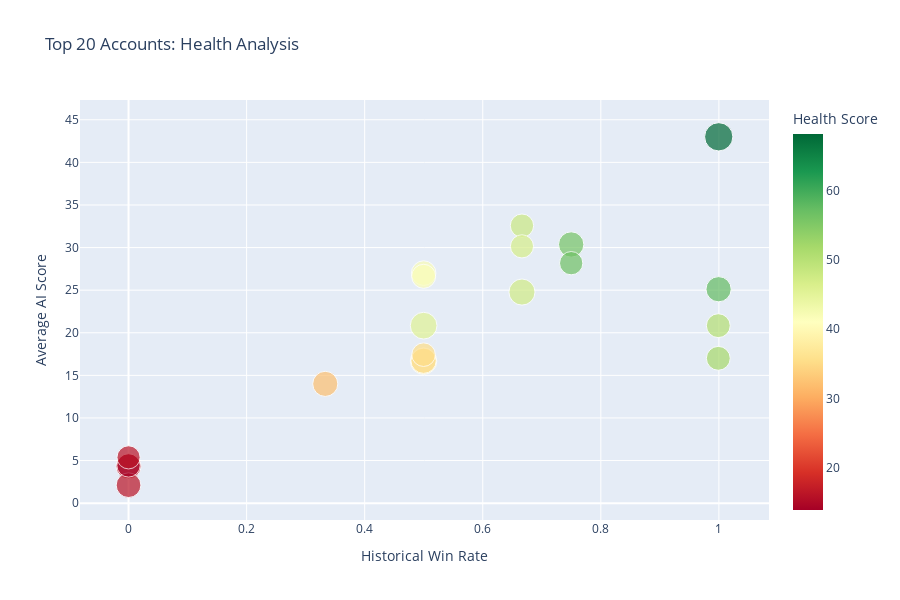

Notebook cell for this chart:
### Markdown cell above
## 6. AI-Generated Account Intelligence

### Code cell
# Account-level analysis
account_summary = all_opps.groupby(['AccountId', 'AccountName']).agg({
    'Amount': ['sum', 'count'],
    'AIScore': 'mean',
    'IsWon': lambda x: (x == True).sum(),
    'IsClosed': lambda x: (x == True).sum()
}).reset_index()

account_summary.columns = ['AccountId', 'AccountName', 'TotalPipeline', 'NumOpps', 
                          'AvgAIScore', 'WonDeals', 'ClosedDeals']

# Calculate account health score
account_summary['WinRate'] = account_summary['WonDeals'] / (account_summary['ClosedDeals'] + 0.001)
account_summary['AccountHealth'] = (
    account_summary['AvgAIScore'] * 0.5 + 
    account_summary['WinRate'] * 100 * 0.3 +
    (account_summary['NumOpps'] / account_summary['NumOpps'].max()) * 100 * 0.2
)

# Top accounts visualization
top_accounts = account_summary.nlargest(20, 'TotalPipeline')

fig = px.scatter(top_accounts, 
                x='WinRate', 
                y='AvgAIScore',
                size='TotalPipeline',
                color='AccountHealth',
                hover_data=['AccountName', 'NumOpps', 'TotalPipeline'],
                title='Top 20 Accounts: Health Analysis',
                labels={'WinRate': 'Historical Win Rate',
                       'AvgAIScore': 'Average AI Score',
                       'AccountHealth': 'Health Score'},
                color_continuous_scale='RdYlGn')

fig.update_layout(height=600)
fig.show()

print("\nTop 5 Strategic Accounts:")
print(top_accounts[['AccountName', 'TotalPipeline', 'AvgAIScore', 'AccountHealth']].head())

### Figure 1 — Plotly figure (JSON) as saved in the notebook; plotly's stock layout.template omitted (floating-point values rounded to 4 significant figures)
{"data": [{"customdata": [["Sandoval PLC", 10, 34258469], ["Munoz-Roman", 12, 30575388], ["Martinez PLC", 9, 30027035], ["Bass PLC", 9, 29225948], ["Riggs PLC", 11, 27505969], ["Powell PLC", 9, 27290614], ["Brown, Jones and Johnson", 7, 27249615], ["Fields PLC", 9, 27214742], ["Delgado-Gilmore", 9, 27065335], ["Lawson, Morris and Ramos", 9, 26223812], ["Oneill, Henry and Salas", 8, 25975462], ["Ponce-Hale", 8, 24809850], ["Vega, Jimenez and Aguilar", 6, 24449951], ["Owens-Holmes", 8, 24419685], ["Costa-Harrison", 7, 23904035], ["Lin-Rasmussen", 7, 23398047], ["Hill, Davenport and Baird", 7, 23370902], ["Parker, Ortiz and Powell", 12, 23295251], ["Barnett, Rogers and Snyder", 7, 23005094], ["Conley PLC", 8, 22958038]], "hovertemplate": "Historical Win Rate=%{x}<br>Average AI Score=%{y}<br>TotalPipeline=%{customdata[2]}<br>AccountName=%{customdata[0]}<br>NumOpps=%{customdata[1]}<br>Health Score=%{marker.color}<extra></extra>", "legendgroup": "", "marker": {"color": [68.16, 45.41, 38.33, 47.38, 56.01, 57.54, 35.02, 17.17, 32.0, 16.06, 41.83, 41.64, 50.39, 51.8, 35.37, 47.95, 13.88, 56.58, 46.73, 16.02], "coloraxis": "coloraxis", "size": [34258469, 30575388, 30027035, 29225948, 27505969, 27290614, 27249615, 27214742, 27065335, 26223812, 25975462, 24809850, 24449951, 24419685, 23904035, 23398047, 23370902, 23295251, 23005094, 22958038], "sizemode": "area", "sizeref": 85650.0, "symbol": "circle"}, "mode": "markers", "name": "", "orientation": "v", "showlegend": false, "type": "scatter", "x": [0.9998, 0.4999, 0.4998, 0.6664, 0.7498, 0.9995, 0.4998, 0.0, 0.3332, 0.0, 0.4999, 0.4999, 0.999, 0.999, 0.4998, 0.6664, 0.0, 0.7498, 0.6664, 0.0], "xaxis": "x", "y": [43.0, 20.83, 16.67, 24.78, 30.36, 25.11, 16.71, 4.333, 14.0, 2.111, 27.0, 26.62, 20.83, 17.0, 17.43, 32.57, 4.429, 28.17, 30.14, 5.375], "yaxis": "y"}], "layout": {"coloraxis": {"colorbar": {"title": {"text": "Health Score"}}, "colorscale": [[0.0, "rgb(165,0,38)"], [0.1, "rgb(215,48,39)"], [0.2, "rgb(244,109,67)"], [0.3, "rgb(253,174,97)"], [0.4, "rgb(254,224,139)"], [0.5, "rgb(255,255,191)"], [0.6, "rgb(217,239,139)"], [0.7, "rgb(166,217,106)"], [0.8, "rgb(102,189,99)"], [0.9, "rgb(26,152,80)"], [1.0, "rgb(0,104,55)"]]}, "height": 600, "legend": {"itemsizing": "constant", "tracegroupgap": 0}, "title": {"text": "Top 20 Accounts: Health Analysis"}, "xaxis": {"anchor": "y", "domain": [0.0, 1.0], "title": {"text": "Historical Win Rate"}}, "yaxis": {"anchor": "x", "domain": [0.0, 1.0], "title": {"text": "Average AI Score"}}}}
